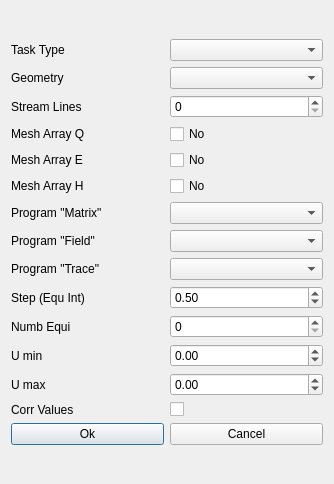
<?xml version="1.0" encoding="UTF-8"?>
<ui version="4.0">
 <class>Data</class>
 <widget class="QDialog" name="Data">
  <property name="geometry">
   <rect>
    <x>0</x>
    <y>0</y>
    <width>334</width>
    <height>484</height>
   </rect>
  </property>
  <property name="sizePolicy">
   <sizepolicy hsizetype="Fixed" vsizetype="Fixed">
    <horstretch>0</horstretch>
    <verstretch>0</verstretch>
   </sizepolicy>
  </property>
  <property name="windowTitle">
   <string>Parameters</string>
  </property>
  <layout class="QVBoxLayout" name="verticalLayout_2">
   <item>
    <layout class="QVBoxLayout" name="verticalLayout">
     <property name="sizeConstraint">
      <enum>QLayout::SetMinimumSize</enum>
     </property>
     <item>
      <layout class="QHBoxLayout" name="horizontalLayout">
       <item>
        <widget class="QLabel" name="LTaskT">
         <property name="sizePolicy">
          <sizepolicy hsizetype="Preferred" vsizetype="Preferred">
           <horstretch>0</horstretch>
           <verstretch>0</verstretch>
          </sizepolicy>
         </property>
         <property name="text">
          <string>Task Type</string>
         </property>
         <property name="buddy">
          <cstring>TypeTask</cstring>
         </property>
        </widget>
       </item>
       <item>
        <widget class="QComboBox" name="TypeTask">
         <property name="enabled">
          <bool>true</bool>
         </property>
         <property name="sizePolicy">
          <sizepolicy hsizetype="Minimum" vsizetype="Fixed">
           <horstretch>0</horstretch>
           <verstretch>0</verstretch>
          </sizepolicy>
         </property>
        </widget>
       </item>
      </layout>
     </item>
     <item>
      <layout class="QHBoxLayout" name="horizontalLayout_2">
       <item>
        <widget class="QLabel" name="LGeomT">
         <property name="sizePolicy">
          <sizepolicy hsizetype="Preferred" vsizetype="Preferred">
           <horstretch>0</horstretch>
           <verstretch>0</verstretch>
          </sizepolicy>
         </property>
         <property name="text">
          <string>Geometry</string>
         </property>
         <property name="buddy">
          <cstring>GeomT</cstring>
         </property>
        </widget>
       </item>
       <item>
        <widget class="QComboBox" name="GeomT">
         <property name="enabled">
          <bool>true</bool>
         </property>
         <property name="sizePolicy">
          <sizepolicy hsizetype="Minimum" vsizetype="Fixed">
           <horstretch>0</horstretch>
           <verstretch>0</verstretch>
          </sizepolicy>
         </property>
        </widget>
       </item>
      </layout>
     </item>
     <item>
      <layout class="QHBoxLayout" name="horizontalLayout_3">
       <item>
        <widget class="QLabel" name="LStreamL">
         <property name="text">
          <string>Stream Lines</string>
         </property>
         <property name="buddy">
          <cstring>StreamL</cstring>
         </property>
        </widget>
       </item>
       <item>
        <widget class="QSpinBox" name="StreamL"/>
       </item>
      </layout>
     </item>
     <item>
      <layout class="QHBoxLayout" name="horizontalLayout_16">
       <item>
        <widget class="QLabel" name="LMeshQ">
         <property name="text">
          <string>Mesh Array Q</string>
         </property>
        </widget>
       </item>
       <item>
        <widget class="QCheckBox" name="MeshQ">
         <property name="text">
          <string>No</string>
         </property>
        </widget>
       </item>
      </layout>
     </item>
     <item>
      <layout class="QHBoxLayout" name="horizontalLayout_17">
       <item>
        <widget class="QLabel" name="LMeshE">
         <property name="text">
          <string>Mesh Array E</string>
         </property>
        </widget>
       </item>
       <item>
        <widget class="QCheckBox" name="MeshE">
         <property name="text">
          <string>No</string>
         </property>
        </widget>
       </item>
      </layout>
     </item>
     <item>
      <layout class="QHBoxLayout" name="horizontalLayout_18">
       <item>
        <widget class="QLabel" name="LMeshH">
         <property name="text">
          <string>Mesh Array H</string>
         </property>
        </widget>
       </item>
       <item>
        <widget class="QCheckBox" name="MeshH">
         <property name="text">
          <string>No</string>
         </property>
        </widget>
       </item>
      </layout>
     </item>
     <item>
      <layout class="QHBoxLayout" name="horizontalLayout_7">
       <item>
        <widget class="QLabel" name="LMatrix">
         <property name="sizePolicy">
          <sizepolicy hsizetype="Preferred" vsizetype="Preferred">
           <horstretch>0</horstretch>
           <verstretch>0</verstretch>
          </sizepolicy>
         </property>
         <property name="text">
          <string>Program &quot;Matrix&quot;</string>
         </property>
         <property name="buddy">
          <cstring>Matrix</cstring>
         </property>
        </widget>
       </item>
       <item>
        <widget class="QComboBox" name="Matrix">
         <property name="enabled">
          <bool>true</bool>
         </property>
         <property name="sizePolicy">
          <sizepolicy hsizetype="Minimum" vsizetype="Fixed">
           <horstretch>0</horstretch>
           <verstretch>0</verstretch>
          </sizepolicy>
         </property>
        </widget>
       </item>
      </layout>
     </item>
     <item>
      <layout class="QHBoxLayout" name="horizontalLayout_8">
       <item>
        <widget class="QLabel" name="LField">
         <property name="sizePolicy">
          <sizepolicy hsizetype="Preferred" vsizetype="Preferred">
           <horstretch>0</horstretch>
           <verstretch>0</verstretch>
          </sizepolicy>
         </property>
         <property name="text">
          <string>Program &quot;Field&quot;</string>
         </property>
         <property name="buddy">
          <cstring>Field</cstring>
         </property>
        </widget>
       </item>
       <item>
        <widget class="QComboBox" name="Field">
         <property name="enabled">
          <bool>true</bool>
         </property>
         <property name="sizePolicy">
          <sizepolicy hsizetype="Minimum" vsizetype="Fixed">
           <horstretch>0</horstretch>
           <verstretch>0</verstretch>
          </sizepolicy>
         </property>
        </widget>
       </item>
      </layout>
     </item>
     <item>
      <layout class="QHBoxLayout" name="horizontalLayout_9">
       <item>
        <widget class="QLabel" name="LTrace">
         <property name="sizePolicy">
          <sizepolicy hsizetype="Preferred" vsizetype="Preferred">
           <horstretch>0</horstretch>
           <verstretch>0</verstretch>
          </sizepolicy>
         </property>
         <property name="text">
          <string>Program &quot;Trace&quot;</string>
         </property>
         <property name="buddy">
          <cstring>Trace</cstring>
         </property>
        </widget>
       </item>
       <item>
        <widget class="QComboBox" name="Trace">
         <property name="enabled">
          <bool>true</bool>
         </property>
         <property name="sizePolicy">
          <sizepolicy hsizetype="Minimum" vsizetype="Fixed">
           <horstretch>0</horstretch>
           <verstretch>0</verstretch>
          </sizepolicy>
         </property>
        </widget>
       </item>
      </layout>
     </item>
     <item>
      <layout class="QHBoxLayout" name="horizontalLayout_12">
       <item>
        <widget class="QLabel" name="LStep">
         <property name="text">
          <string>Step (Equ Int)</string>
         </property>
         <property name="buddy">
          <cstring>StreamL</cstring>
         </property>
        </widget>
       </item>
       <item>
        <widget class="QDoubleSpinBox" name="Step">
         <property name="stepType">
          <enum>QAbstractSpinBox::AdaptiveDecimalStepType</enum>
         </property>
         <property name="value">
          <double>0.500000000000000</double>
         </property>
        </widget>
       </item>
      </layout>
     </item>
     <item>
      <layout class="QHBoxLayout" name="horizontalLayout_10">
       <item>
        <widget class="QLabel" name="LNumb">
         <property name="text">
          <string>Numb Equi</string>
         </property>
         <property name="buddy">
          <cstring>StreamL</cstring>
         </property>
        </widget>
       </item>
       <item>
        <widget class="QSpinBox" name="Numb"/>
       </item>
      </layout>
     </item>
     <item>
      <layout class="QHBoxLayout" name="horizontalLayout_11">
       <item>
        <widget class="QLabel" name="LUmin">
         <property name="text">
          <string>U min</string>
         </property>
         <property name="buddy">
          <cstring>StreamL</cstring>
         </property>
        </widget>
       </item>
       <item>
        <widget class="QDoubleSpinBox" name="Umin">
         <property name="minimum">
          <double>-10000.000000000000000</double>
         </property>
         <property name="maximum">
          <double>10000.000000000000000</double>
         </property>
         <property name="stepType">
          <enum>QAbstractSpinBox::AdaptiveDecimalStepType</enum>
         </property>
        </widget>
       </item>
      </layout>
     </item>
     <item>
      <layout class="QHBoxLayout" name="horizontalLayout_13">
       <item>
        <widget class="QLabel" name="LUmax">
         <property name="text">
          <string>U max</string>
         </property>
         <property name="buddy">
          <cstring>StreamL</cstring>
         </property>
        </widget>
       </item>
       <item>
        <widget class="QDoubleSpinBox" name="Umax">
         <property name="minimum">
          <double>-10000.000000000000000</double>
         </property>
         <property name="maximum">
          <double>10000.000000000000000</double>
         </property>
         <property name="stepType">
          <enum>QAbstractSpinBox::AdaptiveDecimalStepType</enum>
         </property>
        </widget>
       </item>
      </layout>
     </item>
     <item>
      <layout class="QHBoxLayout" name="horizontalLayout_14">
       <item>
        <widget class="QLabel" name="LCorr">
         <property name="sizePolicy">
          <sizepolicy hsizetype="Preferred" vsizetype="Preferred">
           <horstretch>0</horstretch>
           <verstretch>0</verstretch>
          </sizepolicy>
         </property>
         <property name="text">
          <string>Corr Values</string>
         </property>
        </widget>
       </item>
       <item>
        <widget class="QCheckBox" name="Corr">
         <property name="sizePolicy">
          <sizepolicy hsizetype="Minimum" vsizetype="Fixed">
           <horstretch>0</horstretch>
           <verstretch>0</verstretch>
          </sizepolicy>
         </property>
         <property name="text">
          <string/>
         </property>
        </widget>
       </item>
      </layout>
     </item>
     <item>
      <layout class="QHBoxLayout" name="horizontalLayout_15">
       <item>
        <widget class="QPushButton" name="Ok_butt">
         <property name="text">
          <string>Ok</string>
         </property>
        </widget>
       </item>
       <item>
        <widget class="QPushButton" name="Cancel_butt">
         <property name="text">
          <string>Cancel</string>
         </property>
        </widget>
       </item>
      </layout>
     </item>
    </layout>
   </item>
  </layout>
 </widget>
 <resources/>
 <connections>
  <connection>
   <sender>Ok_butt</sender>
   <signal>clicked()</signal>
   <receiver>Data</receiver>
   <slot>accept()</slot>
   <hints>
    <hint type="sourcelabel">
     <x>62</x>
     <y>459</y>
    </hint>
    <hint type="destinationlabel">
     <x>40</x>
     <y>473</y>
    </hint>
   </hints>
  </connection>
  <connection>
   <sender>Cancel_butt</sender>
   <signal>clicked()</signal>
   <receiver>Data</receiver>
   <slot>reject()</slot>
   <hints>
    <hint type="sourcelabel">
     <x>240</x>
     <y>464</y>
    </hint>
    <hint type="destinationlabel">
     <x>323</x>
     <y>436</y>
    </hint>
   </hints>
  </connection>
 </connections>
</ui>
